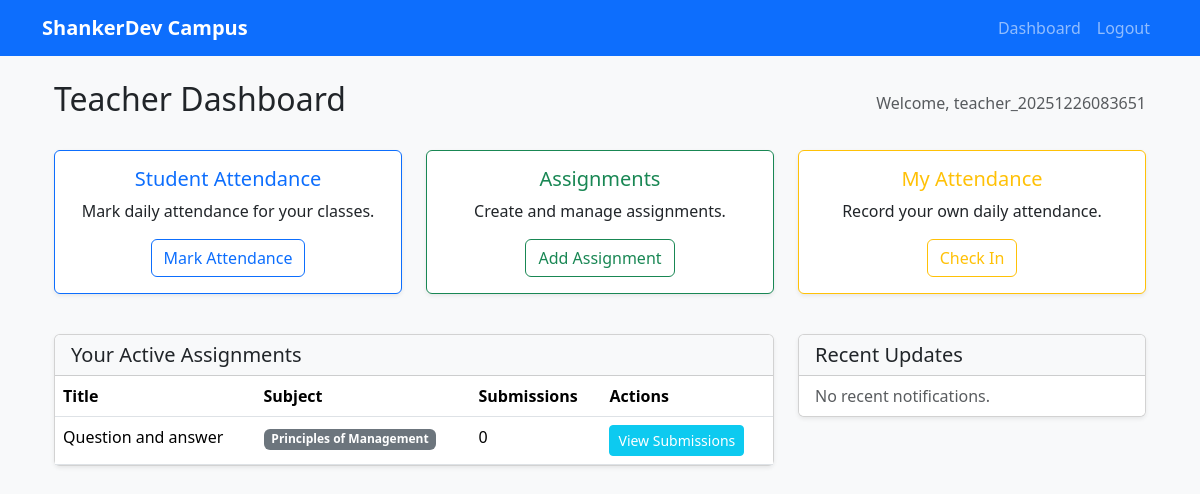
Page /campus/teacher/ (signed in) on the earlier database version.
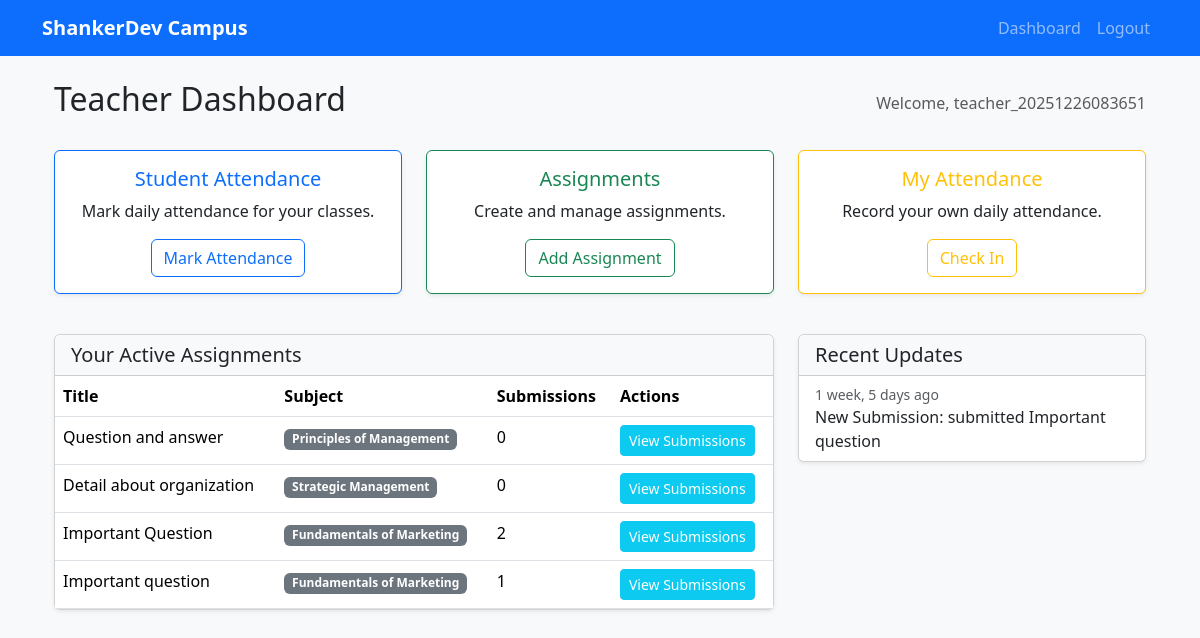
Same page on the later database version.
### users/models.py (models this page shows, shortened)
class CustomUser(AbstractUser):
    ROLE_CHOICES = (
        ('student', 'Student'),
        ('teacher', 'Teacher'),
        ('admin', 'Admin'),
    )
    email = models.EmailField(unique=True)
    phone_number = models.CharField(max_length=15, blank=True, null=True, unique=True)
    role = models.CharField(max_length=20, choices=ROLE_CHOICES, default='student')
    is_approved = models.BooleanField(default=False, help_text="Designates whether this user has been approved by an admin.")
    USERNAME_FIELD = 'email'
    REQUIRED_FIELDS = []
    objects = CustomUserManager()

### campus/models.py (models this page shows, shortened)
class Assignment(models.Model):
    title = models.CharField(max_length=200)
    description = models.TextField()
    subject = models.ForeignKey(Subject, on_delete=models.CASCADE)
    teacher = models.ForeignKey(CustomUser, on_delete=models.CASCADE)
    due_date = models.DateField()
    semester = models.IntegerField()
    file = models.FileField(upload_to='assignments/', blank=True, null=True)

class Subject(models.Model):
    name = models.CharField(max_length=100)
    faculty = models.ForeignKey(Faculty, on_delete=models.CASCADE)
    semester = models.IntegerField()

class Notification(models.Model):
    message = models.TextField()
    created_at = models.DateTimeField(auto_now_add=True)
    created_by = models.ForeignKey(CustomUser, on_delete=models.SET_NULL, null=True, blank=True, related_name='created_notifications')
    recipient = models.ForeignKey(CustomUser, on_delete=models.CASCADE, null=True, blank=True, related_name='notifications')
    semester = models.IntegerField(null=True, blank=True)

### campus/views.py (the view)
# urls.py: path('teacher/', teacher_dashboard, name='teacher_dashboard'),
@login_required
@teacher_required
def teacher_dashboard(request):
    try:
        from django.db.models import Count
        subjects = request.user.teacherprofile.subjects.all().order_by('name')
        assignments = Assignment.objects.filter(teacher=request.user).annotate(submission_count=Count('submission')).order_by('due_date')
    except TeacherProfile.DoesNotExist:
        messages.error(request, "Your teacher profile is not set up. Contact an admin.")
        subjects = []
        assignments = []
    from django.db.models import Q
    from .models import Notification
    recent_notifications = Notification.objects.filter(
        Q(recipient=None) | Q(recipient=request.user)
    ).exclude(created_by=request.user).exclude(message__startswith='Seats updated').order_by('-created_at')[:5]
    context = {
        'subjects': subjects,
        'assignments': assignments,
        'notifications': recent_notifications,
    }
    return render(request, 'campus/teacher_dashboard.html', context)

### campus/views.py (called while the page is built)
def teacher_required(function):
    return user_passes_test(lambda u: u.role == 'teacher' and u.is_authenticated)(function)

### myproject/context_processors.py (called while the page is built)
def college_context(request):  # Adjust name to match your setup
    return {
        'college_info': CollegeInfo.objects.first(),
        'events': Event.objects.all(),
    }

### campus/templates/campus/teacher_dashboard.html (shortened to what this page needs)
{% extends 'base.html' %}
{% load static %}
{% block content %}
<div class="container mt-4">
  <div class="d-flex justify-content-between align-items-center mb-4">
    <h2>Teacher Dashboard</h2>
    <span class="text-muted">Welcome, {{ user.first_name|default:user.username }}</span>
  </div>
  <div class="row mb-4">
    <div class="col-md-4 mb-3">
      <div class="card text-center h-100 shadow-sm border-primary">
        <div class="card-body">
          <h5 class="card-title text-primary">Student Attendance</h5>
          <p class="card-text">Mark daily attendance for your classes.</p>
          <a href="{% url 'mark_attendance' %}" class="btn btn-outline-primary">Mark Attendance</a>
        </div>
      </div>
    </div>
    <div class="col-md-4 mb-3">
      <div class="card text-center h-100 shadow-sm border-success">
        <div class="card-body">
          <h5 class="card-title text-success">Assignments</h5>
          <p class="card-text">Create and manage assignments.</p>
          <a href="{% url 'add_assignment' %}" class="btn btn-outline-success">Add Assignment</a>
        </div>
      </div>
    </div>
    <div class="col-md-4 mb-3">
      <div class="card text-center h-100 shadow-sm border-warning">
        <div class="card-body">
          <h5 class="card-title text-warning">My Attendance</h5>
          <p class="card-text">Record your own daily attendance.</p>
          <a href="{% url 'mark_teacher_attendance' %}" class="btn btn-outline-warning">Check In</a>
        </div>
      </div>
    </div>
  </div>
  <div class="row">
    <div class="col-lg-8 mb-4">
      <div class="card shadow-sm">
        <div class="card-header bg-light">
          <h5 class="mb-0">Your Active Assignments</h5>
        </div>
        <div class="card-body p-0">
          {% if assignments %}
          <div class="table-responsive">
            <table class="table table-hover mb-0">
              <thead>
                <tr>
                  <th>Title</th>
                  <th>Subject</th>
                  <th>Submissions</th>
                  <th>Actions</th>
                </tr>
              </thead>
              <tbody>
                {% for a in assignments %}
                <tr>
                  <td>{{ a.title }}</td>
                  <td><span class="badge bg-secondary">{{ a.subject.name }}</span></td>
                  <td>{{ a.submission_count }}</td>
                  <td>
                    <a href="{% url 'view_submissions' a.id %}" class="btn btn-sm btn-info text-white">View
                      Submissions</a>
                  </td>
                </tr>
                {% endfor %}
              </tbody>
            </table>
          </div>
          {% else %}
          <div class="p-4 text-center text-muted">No active assignments.</div>
          {% endif %}
        </div>
      </div>
    </div>
    <div class="col-lg-4 mb-4">
      <div class="card shadow-sm">
        <div class="card-header bg-light">
          <h5 class="mb-0">Recent Updates</h5>
        </div>
        <div class="list-group list-group-flush">
          {% if notifications %}
          {% for note in notifications|slice:":5" %}
          <div class="list-group-item">
            <small class="text-muted d-block">{{ note.created_at|timesince }} ago</small>
            {{ note.message }}
          </div>
          {% endfor %}
          {% else %}
          <div class="list-group-item text-muted">No recent notifications.</div>
          {% endif %}
        </div>
      </div>
    </div>
  </div>
</div>
{% endblock %}

### myproject/templates/base.html (shortened to what this page needs)
{% load static %}
<!DOCTYPE html>
<html lang="en">
<head>
    <link href="https://cdn.jsdelivr.net/npm/bootstrap@5.3.3/dist/css/bootstrap.min.css" rel="stylesheet">
</head>
<body>
    <nav class="navbar navbar-expand-lg navbar-dark bg-primary mb-4">
        <div class="container">
            <a class="navbar-brand" href="{% url 'login' %}">ShankerDev Campus</a>
            <div class="collapse navbar-collapse" id="navbarNav">
                <ul class="navbar-nav ms-auto">
                    {% if user.is_authenticated %}
                    {% if user.role == 'student' %}
                    <li class="nav-item"><a class="nav-link" href="{% url 'student_dashboard' %}">Dashboard</a></li>
                    {% elif user.role == 'teacher' %}
                    <li class="nav-item"><a class="nav-link" href="{% url 'teacher_dashboard' %}">Dashboard</a></li>
                    {% elif user.role == 'admin' %}
                    <li class="nav-item"><a class="nav-link" href="{% url 'admin_dashboard' %}">Dashboard</a></li>
                    {% endif %}
                    <li class="nav-item">
                        <form action="{% url 'logout' %}" method="post" class="d-inline">
                            <button type="submit" class="btn btn-link nav-link">Logout</button>
                        </form>
                    </li>
                    {% else %}
                    <li class="nav-item"><a class="nav-link" href="{% url 'login_selection' %}">Login</a></li>
                    {% endif %}
                </ul>
            </div>
        </div>
    </nav>
    <div class="container">
        {% block content %}{% endblock %}
    </div>
</body>
</html>

### myproject/templates/base.html (style rules this page uses)
body { background-color: #f8f9fa; }
.navbar-brand { font-weight: bold; }

Differences in the rows shown:
added Assignment: title "Detail about organization", subject.name "Strategic Management", submission_count "0"
added Assignment: title "Important Question", subject.name "Fundamentals of Marketing", submission_count "2"
added Assignment: title "Important question", subject.name "Fundamentals of Marketing", submission_count "1"
added Notification: created_at "1 week, 5 days", message "New Submission: submitted Important question"
Other differences:
text no longer shown: "No recent notifications."
